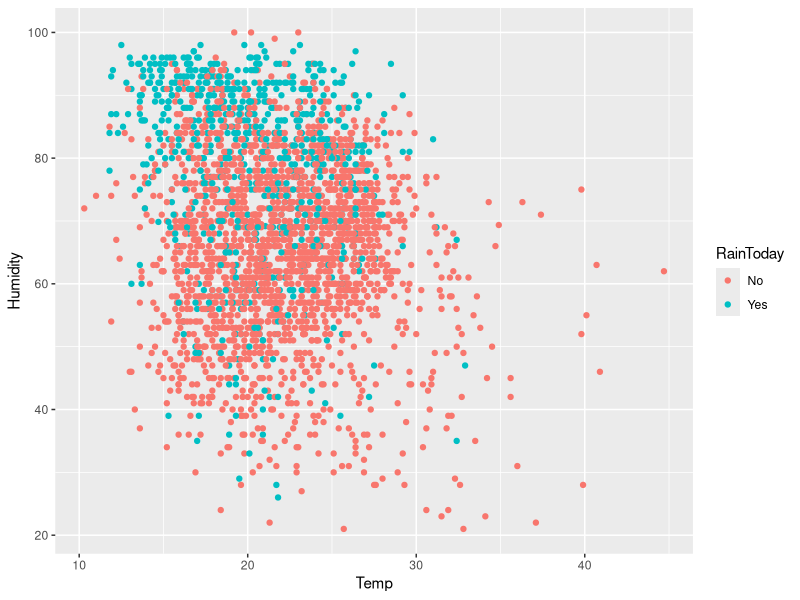
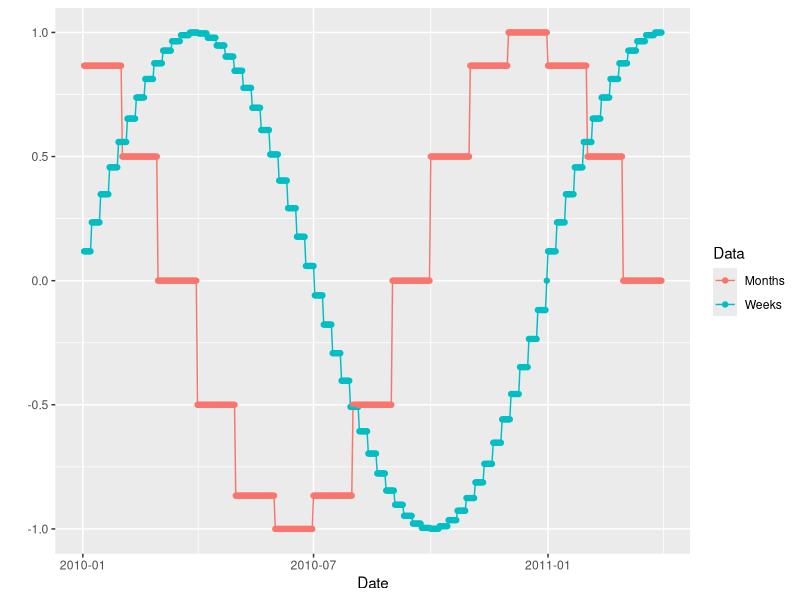
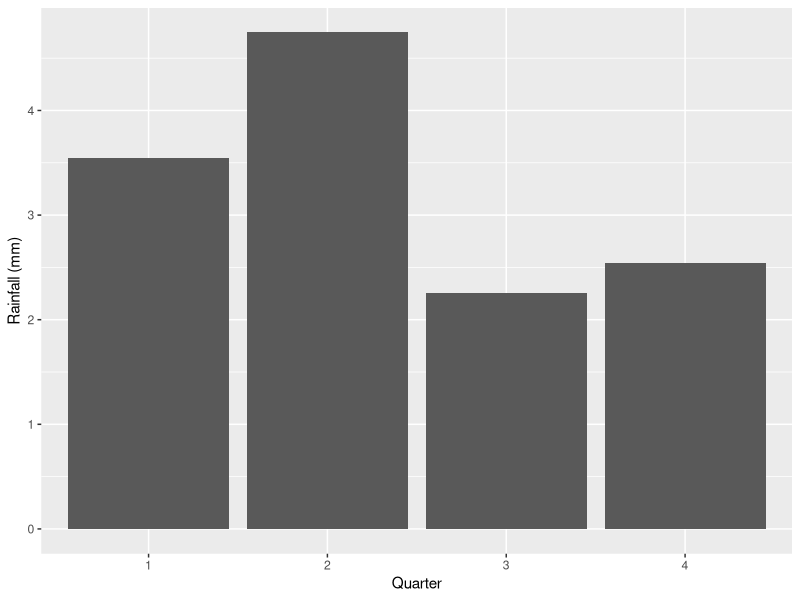
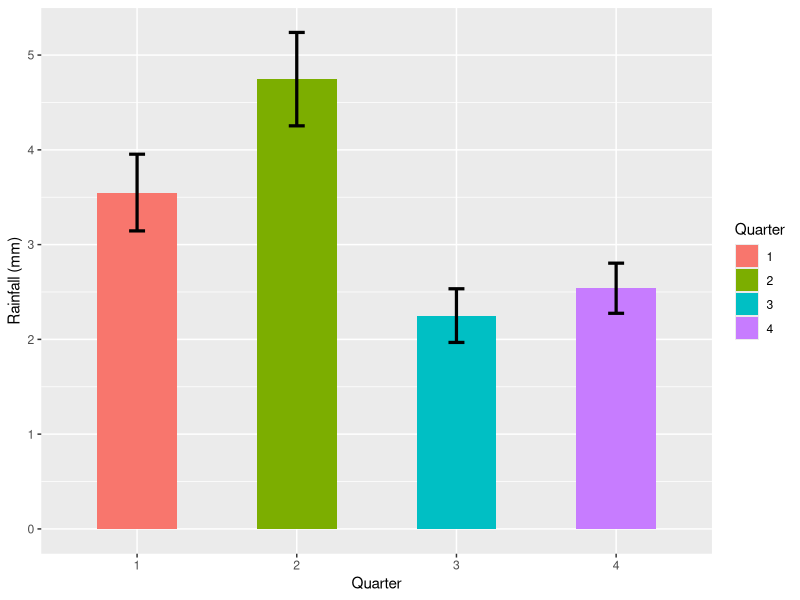
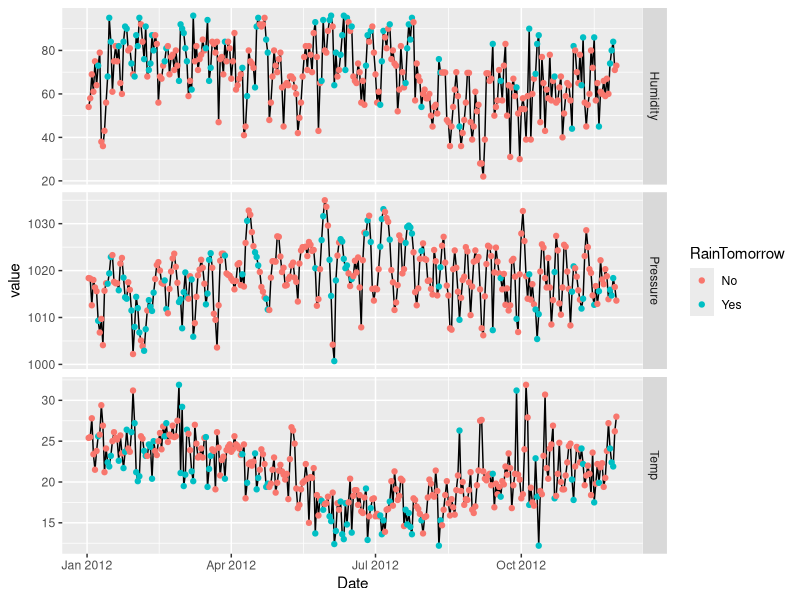

The R script that drew these images, in order:
## ---- chunk 1

library(ggplot2)
library(tidyverse)
library(lubridate)
library(openxlsx)
## ---- chunk 2
data <-  read.csv2("data_raw/weatherAUS.csv", dec = '.', sep = ',', header = T)
delez_manjkajocih <- function(x) return(mean(is.na(x)))
data <- data[, apply(data, 2, delez_manjkajocih) < 0.1]
colnames(data)
## ---- chunk 3
data$Date <- as.Date(data$Date)
data <- data[data$Date >= as.Date("2009-01-01") & data$Date <= as.Date("2016-12-31"),]
head(data)
## ---- chunk 4
zapolni_manjkajoce <- function(x){
  if (!is.numeric(x)){
    stop("Stolpec nima numericnih vrednosti!")
  }
  
  na_loc <- which(is.na(x)) # lokacija manjkajocih vrednosti
  for (i in na_loc){
    x[i] <- mean(x[i-2 : i+2], na.rm = T)
  }
  return(x)
}

num_cols <- which(sapply(data,class) %in% c("numeric", "integer"))

data[, num_cols] <- apply(data[, num_cols], 2, zapolni_manjkajoce)
## ---- chunk 5
data$Weeks <- sin(2*pi*week(data$Date)/53)
## ---- chunk 6
head(data$Weeks, 9)
## ---- chunk 7
data$Months <- cos(pi*month(data$Date)/6)
## ---- chunk 8
head(data$Months, 7)
## ---- chunk 9
znacilke <- c( "WindSpeed", "Humidity", "Pressure", "Temp" )

for (z in znacilke){
  z2 <- paste0(z, c("9am", "3pm"))
  data[,z] <- apply(data[, z2], 1, max)
  data <- data[, - which(colnames(data) %in% z2)]
}
head(data)
## ---- chunk 10
# Na grd nacin
# tmp <- data[data$RainToday == 'Yes',]
# tmp[which.max(data$WindSpeed[data$RainToday == 'Yes']), "Date"]

# Lepsi nacin
data %>% filter(RainToday=='Yes', WindSpeed == max(WindSpeed)) %>% select(Date)
## ---- chunk 11
nrow(data[data$RainToday == 'Yes' &data$RainTomorrow == 'Yes',])
## ---- chunk 12
write.xlsx(data, "data_raw/clean_weatherAUS.xlsx", overwrite = T)
## ---- chunk 13
ggplot(data, aes(x = Temp, y = Humidity, color = RainToday)) + geom_point()
## ---- chunk 14
df <- data[(data$Date > as.Date("2010-01-01")) &( data$Date < as.Date("2011-04-01")), c("Date", "Weeks", "Months")]
df <- pivot_longer(df, cols = c("Weeks", "Months"), names_to = "Data", values_to = "value")
## ---- chunk 15
ggplot(df, aes(x = Date, y = value, color = Data)) + geom_line() + geom_point() + ylab("")
## ---- chunk 16
df2 <- data[, c("Date", "Rainfall")]
df2$Quarter <- factor(quarter(df2$Date))
## ---- chunk 17
ggplot(data = df2, aes(x = Quarter, y = Rainfall)) + geom_bar(stat = "summary", fun = mean) + ylab("Rainfall (mm)")
## ---- chunk 18
se <- function(x) return (sd(x)/sqrt(length(x)))
df3 <- data.frame( mean = tapply(df2$Rainfall, df2$Quarter, mean),
                   sd = tapply(df2$Rainfall, df2$Quarter, se))

df3$Quarter <- levels(df2$Quarter)
## ---- chunk 19
ggplot(data = df3, aes(x = Quarter, y = mean, fill = Quarter)) + geom_bar(stat = "identity", width = 0.5) + geom_errorbar(aes(ymin = mean-sd, ymax = mean+sd), stat = "identity", width = 0.1, size = 1.1) + ylab("Rainfall (mm)")
## ---- chunk 20
filter(data, Date > "2012-01-01", Date < "2013-01-01" ) %>% pivot_longer(cols = c(Humidity, Temp, Pressure), names_to = "Measurment", values_to = "value") %>% ggplot(aes(x = Date, y = value)) + geom_line() + geom_point(aes(x = Date, y = value, color = RainTomorrow), inherit.aes = T)+
facet_grid(rows = vars(Measurment), scales = "free")
